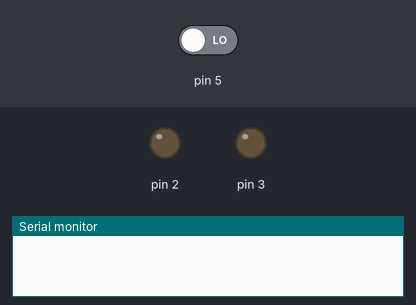
The sketch below on a simulated Arduino Uno, built with avr-gcc and run on an emulated ATmega328P. Parts: output pins drawn as LEDs (lit = HIGH), the last lines printed to the serial monitor. Dashed ring = blinking. The inputs (shaded band) are chosen by the test bench; at power-on: pin 5 LOW.

Above: at 1.2 s.
1.3 s: pin 5 driven HIGH
At 1.45 s:
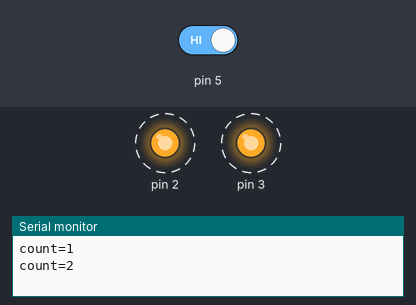
4.3 s: pin 5 driven LOW
At 4.3 s:
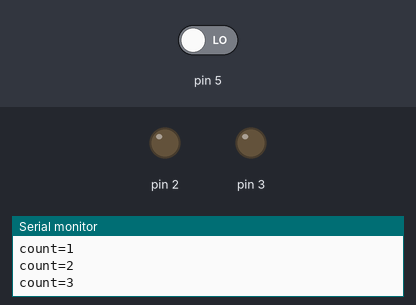
Timing chart, 0 to 7.3 s (numbered marks = the images above; inputs shaded):
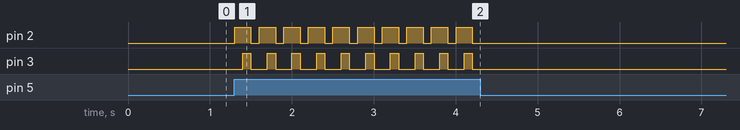

Measured:
- after the input at 1.3 s, pin 2: alternates HIGH for 0.20 s and LOW for 0.10 s, starting at once; pin 3: alternates HIGH for 0.10 s and LOW for 0.20 s, starting after 0.10 s
- after the input at 4.3 s, pin 2, pin 3: stops changing and stays LOW

The sketch:

Pushbutton_2LED.ino
```cpp
int LED1=2;
int LED2=3;
int count=0;
int button=5;
void setup() {
  pinMode(2,OUTPUT);
  pinMode(3,OUTPUT);
  pinMode(5,INPUT);
  Serial.begin(9600);

}

void loop() {
  int ButtonData=digitalRead(5);
  if(ButtonData==1)
{
   count++;
    Serial.print("count=");
   Serial.println(count);

  if(count==1)
  {
    digitalWrite(2,HIGH);
    digitalWrite(3,LOW);
  }
  else if(count==2)
  {
    digitalWrite(2,HIGH);
    digitalWrite(3,HIGH);
  }
  else
  {
    digitalWrite(2,LOW);
    digitalWrite(3,LOW);
    count=0;
  }

  }

  delay(100);
  }
```
